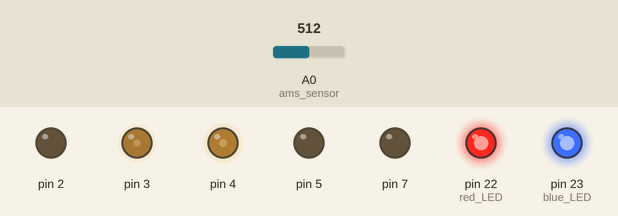
Recording of a sketch running on a simulated Arduino Mega 2560, built with avr-gcc and run on an emulated ATmega2560. On the bench: output pins drawn as LEDs (lit = HIGH). Dashed ring = blinking. Inputs (shaded band) come from the test bench; at power-on: A0 (ams_sensor) = 512. At 3.8 s the program stops and its outputs stay as they are.

Above: at 1.2 s.
1.3 s: A0 (ams_sensor) set to 80
At 1.57 s:
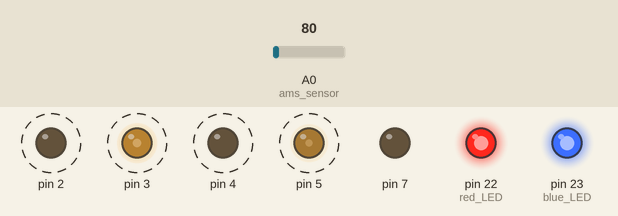
At 4.1 s:
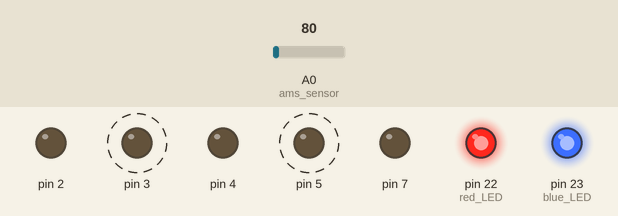
Timing chart, 0 to 5.3 s (numbered marks = the images above; inputs shaded):
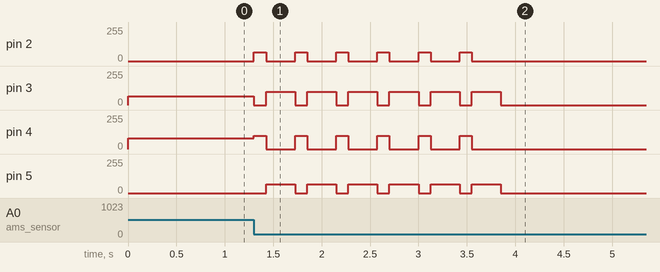

The sketch:

phase2b-motor_movement.ino
```cpp
//////////////////CONSTANTS///////////////////
int fwd = 0;
int rev = 1;
int delay_timer = 2000;
int ams_sensor = A0;
int sensor_val = 0;
int blue_threshold = 90;
int color_threshold = 40;
int red_LED = 22;
int blue_LED = 23;
//int hall_sensor = 6;
/////////////////////////////////////////////

//////////////////VARIABLES//////////////////
bool mode_forward = false;
bool mode_reverse = false;
bool mode_right = false;
bool mode_left = false;
bool found = false;
int count = 0;
/////////////////////////////////////////////
void setup() {
  pinMode(3, OUTPUT);
  pinMode(2, OUTPUT);
  pinMode(4, OUTPUT);
  pinMode(5, OUTPUT);
  pinMode(red_LED, OUTPUT);
  pinMode(blue_LED, OUTPUT);
  pinMode(ams_sensor, INPUT);
  pinMode(7, OUTPUT);
  digitalWrite (red_LED, HIGH);
  digitalWrite (blue_LED, HIGH);
  Serial.begin(9600);
}

void loop() {
  // put your main code here, to run repeatedly:
  //  if(millis() < 2000) {
  //forward();
  // }
  // if(millis() < 3000) {
  //   R_turn();
  // }
  // if(millis() < 4000) {
  //    L_turn();
  /* }
    if(millis() < 5000) {
     reverse();
    }
    if (millis() < 6000) {
         brake();
    }
    else {
     turn_180();
     delay(5000);
    }*/
  //sensor_val = analogRead(ams_sensor);
  //Serial.println(sensor_val);

  //detect_color();
  follow();
  //int hall_sensor = digitalRead(6);
  //Serial.println(hall_sensor);
  //magnet_detected();
  //detect_blue();
}

void forward() {
  mode_right = false;
  mode_left = false;
  mode_reverse = false;
  if (!mode_forward) {
    delay(1);
    mode_forward = true;
  }
  analogWrite(3, 64);
  analogWrite(2, 0);
  analogWrite(4, 82);
  analogWrite(5, 0);
}

void reverse() {
  mode_forward = false;
  mode_right = false;
  mode_left = false;
  if (!mode_reverse) {
    delay(1);
    mode_reverse = true;
  }
  analogWrite(3, 0);
  analogWrite(2, 64);
  analogWrite(4, 0);
  analogWrite(5, 64);
}

void L_turn () {
  mode_forward = false;
  mode_left = false;
  mode_reverse = false;
  if (!mode_right) {
    delay(1);
    mode_right = true;
  }
  analogWrite(4, 100);
  analogWrite(5, 0);
  analogWrite(2, 64);
  analogWrite(3, 0);
}

void R_turn () {
  mode_forward = false;
  mode_right = false;
  mode_reverse = false;
  if (!mode_left) {
    delay(1);
    mode_left = true;
  }
  analogWrite(3, 100);
  analogWrite(2, 0);
  analogWrite(5, 64);
  analogWrite(4, 0);

}

void turn_180() {
  //if 180 turn is left, need to change modes
  mode_forward = false;
  mode_left = false;
  mode_reverse = false;
  if (!mode_right) {
    delay(1);
    mode_right = true;
  }
  int start_time = millis();
  while (millis() - start_time < delay_timer) {
    analogWrite(4, 100);
    analogWrite(5, 0);
    analogWrite(2, 64);
    analogWrite(3, 0);
  }
  brake();
}

void brake() {
  analogWrite(4, 0);
  analogWrite(5, 0);
  analogWrite(2, 0);
  analogWrite(3, 0);
}

int ams_read() {
  return analogRead(ams_sensor);
}

void detect_blue() {
  if ( ams_read() > blue_threshold) {
    brake();
  }
  else {
    forward();
  }
}

void follow() {
  found = false;
  if (ams_read() > blue_threshold) {
    forward();
    found = true;
  }
  else {
    int curTime = millis();
    while (millis() < curTime + 125) {
      L_turn();
      if (ams_read() > blue_threshold) {
        count = 0;
        found = true;
        curTime = millis();
        while (millis() - curTime < 50) {
          forward();
        }
        break;
      }
    }
    if (!found) {
      curTime = millis();
      while (millis() < curTime + 300) {
        R_turn();
        if (ams_read() > blue_threshold) {
          count = 0;
          found = true;
          curTime = millis();
          while (millis() - curTime < 50) {
            forward();
          }
          break;
        }
      }
    }
  }
  if (!found) {
    count++;
  }
  if (count > 5) {
    while (1)
    {
      brake();
    }
  }
}

void detect_color() {
  bool found_blue = false; //for future use
  if (!found) {
    forward();
  }
  if (ams_read() > color_threshold) {
    if (!found) {
      int curr_time = millis();
      while (millis() - curr_time < 50) {
        forward();
      }
      brake();
    }
    digitalWrite (red_LED, LOW);
    if (ams_read() > blue_threshold) {
      int curr_time = millis();
      found_blue = true;
      while (millis() - curr_time < 500) {
        L_turn();
      }
      while (1) {
        brake();
      }
    }
    else {
      int curr_time = millis();
      digitalWrite(red_LED, HIGH);
      digitalWrite(blue_LED, LOW);
      found_blue = false;
      while (millis() - curr_time < 500) {
        R_turn();
      }
      while (1) {
        brake();
      }
    }
    found = true;
  }
}

void magnet_detected () {
  if (digitalRead(6)) {
    digitalWrite (7, HIGH);
  }
  else {
    digitalWrite (7, LOW);
  }
}
```

Measured:
- after the input at 1.3 s, pin 2: alternates 64/255 for 0.12 s and 0/255 for 0.30 s, 12 changes in all, then stays 0/255, starting at once; pin 3: alternates 100/255 for 0.30 s and 0/255 for 0.12 s, 13 changes in all, then stays 0/255, starting at once
